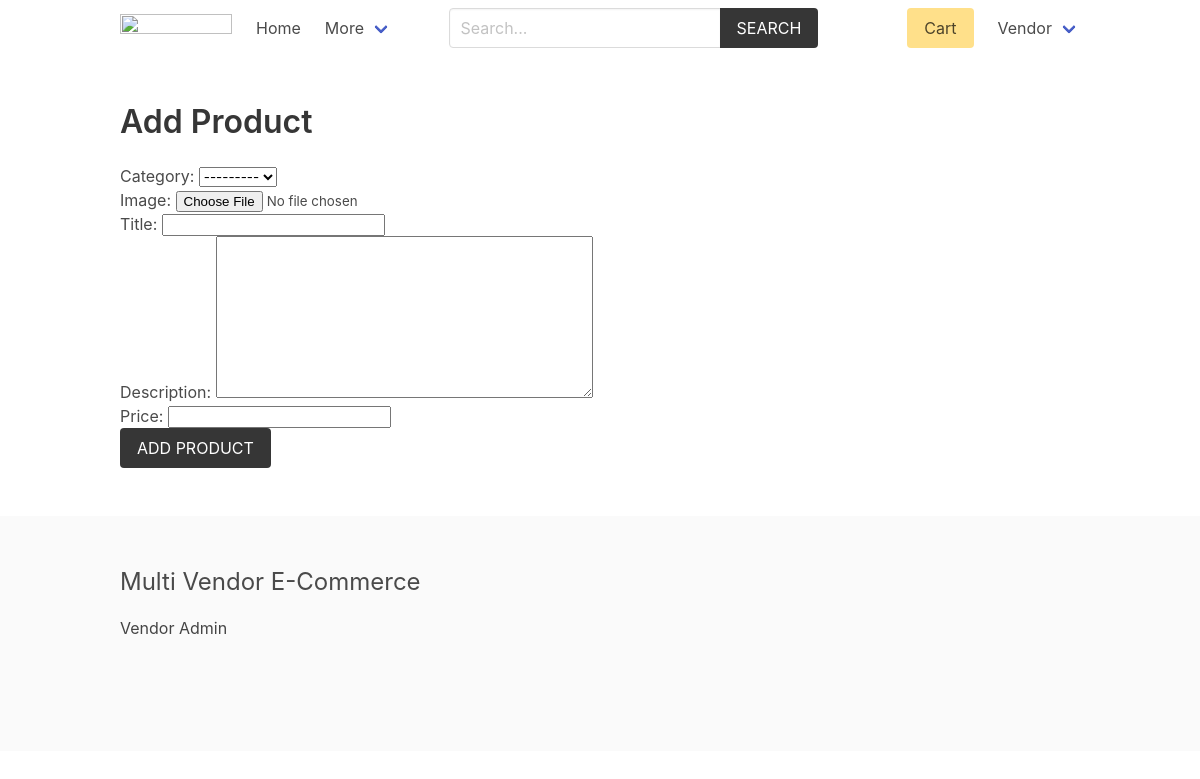
The page /vendor/add-product/ (signed in) on the database as committed earlier.
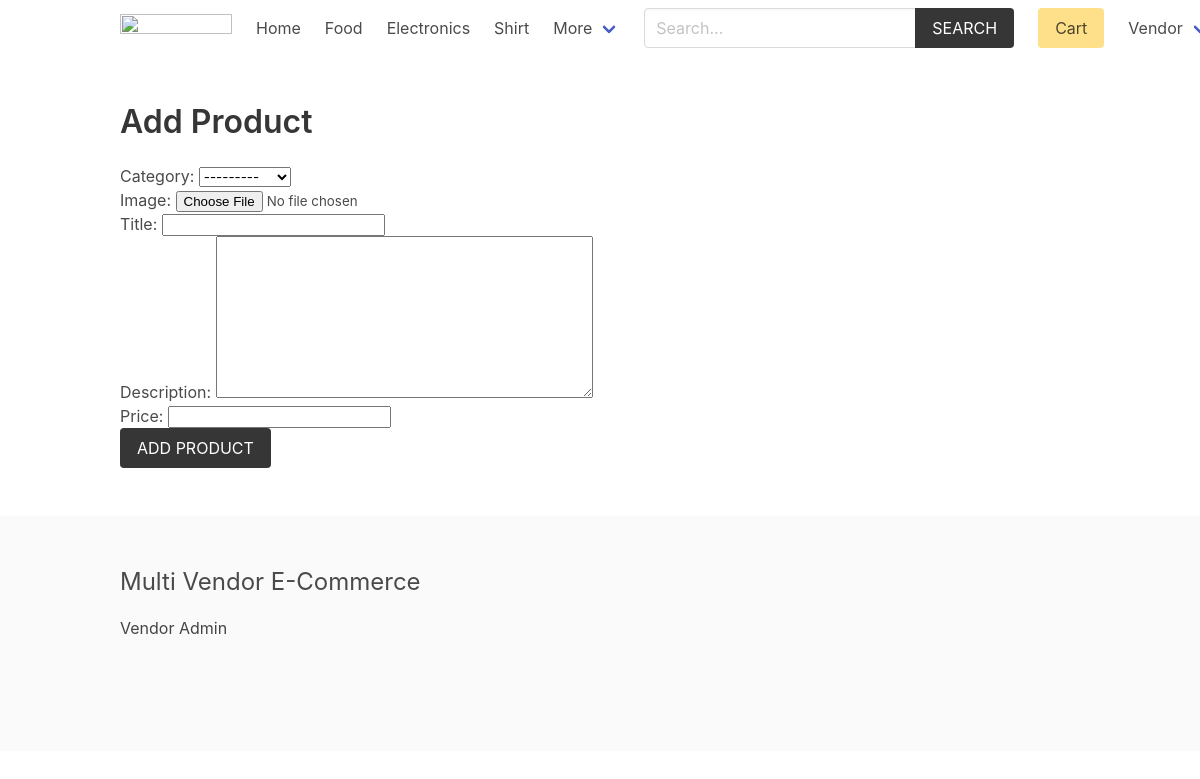
The same page on the database as committed later.
### product/models.py (models this page shows)
class Category(models.Model):
    title = models.CharField(max_length=50)
    slug = models.SlugField(max_length=55)
    ordering = models.IntegerField(default=0)
    class Meta:
        ordering = ['ordering']
    def __str__(self):
        return self.title

### vendor/views.py (the view)
# urls.py: path('add-product/', views.add_product, name="add-product"),
@login_required
def add_product(request):
    if request.method == 'POST':
        form = ProductForm(request.POST, request.FILES)
        if form.is_valid():
            product = form.save(commit=False) # Because we have not given vendor yet
            product.vendor = request.user.vendor
            product.slug = slugify(product.title)
            product.save() #finally save
            return redirect('vendor:vendor-admin')
    else:
        form = ProductForm
    return render(request, 'vendor/add_product.html', {'form': form})

### cart/cart.py (called while the page is built)
    def __len__(self):
        return sum(item['quantity'] for item in self.cart.values())

### cart/context_processors.py (called while the page is built)
def cart(request):
    return {'cart': Cart(request)}

### product/context_processors.py (called while the page is built)
def menu_categories(request):
    categories = Category.objects.all()
    return {'categories': categories}

### templates/vendor/add_product.html (shortened to what this page needs)
{% extends 'core/base.html' %}
{% block content %}
    <h1 class="title">Add Product</h1>
    <form method="post" action="" enctype="multipart/form-data">
        {{ form.as_p }}
        <div class="field">
            <div class="control">
                <button class="button is-dark is-uppercase">Add Product</button>
            </div>
        </div>
    </form>
{% endblock content %}

### templates/core/base.html (shortened to what this page needs)
{% load static %}
<!DOCTYPE html>
<html lang="en">
<head>
    <link rel="stylesheet" href="https://cdn.jsdelivr.net/npm/bulma@0.9.2/css/bulma.min.css">
    <link rel="stylesheet" href="{% static 'css/main.css' %}">
</head>
<body>
    <div class="container">
        <nav class="navbar" role="navigation" aria-label="main navigation">
            <div class="navbar-brand">
                <a class="navbar-item" href="{% url 'core:home' %}">
                <img src="https://bulma.io/images/bulma-logo.png" width="112" height="28">
                </a>
            </div>
            <div id="navbarBasicExample" class="navbar-menu">
                <div class="navbar-start">
                <a class="navbar-item" href="{% url 'core:home' %}">
                    Home
                </a>
                {% for category in categories %}
                    <a class="navbar-item" href="{% url 'product:category' category.slug %}">
                        {{category.title}}
                    </a>
                {% endfor %}
                <div class="navbar-item has-dropdown is-hoverable">
                    <a class="navbar-link">
                    More
                    </a>
                </div>
                </div>
                <div class="navbar-start">
                    <div class="navbar-item">
                        <form method="get" action="{% url 'product:search' %}">
                            <div class="field has-addons">
                                <div class="control">
                                    <input type="search" name="query" id="" class="input" placeholder="Search...">
                                </div>
                                <div class="control">
                                    <button class="button is-dark is-uppercase">Search</button>
                                </div>
                            </div>
                        </form>
                    </div>
                </div>
                <div class="navbar-end">
                <div class="navbar-item">
                    <a href="{% url 'cart:cart' %}" class="button is-warning">Cart {% if cart %}({{cart|length}}){% endif %}</a>
                </div>
                {% if request.user.is_authenticated %}
                <div class="navbar-item has-dropdown is-hoverable">
                    <a class="navbar-link is-capitalized">
                    {{user.vendor.name}}
                    </a>
                </div>
                {% endif %}
                </div>
            </div>
            </nav>
    </div>
    <section class="section">
        <div class="container">
            {% block content %}{% endblock content %}
        </div>
    </section>
    <footer class="footer">
        <div class="container">
            <h3 class="is-size-4 mb-4">Multi Vendor E-Commerce</h3>
            {% if request.user.is_authenticated %}
                <a href="{% url 'vendor:vendor-admin' %}">Vendor Admin</a>
            {% else %}
                <a href="{% url 'vendor:become-vendor' %}">Become a Vendor</a>
            {% endif %}
        </div>
    </footer>
</body>
</html>

Rows that differ between the two databases and show on the page:
added Category: title "Food"
added Category: title "Electronics"
added Category: title "Shirt"
